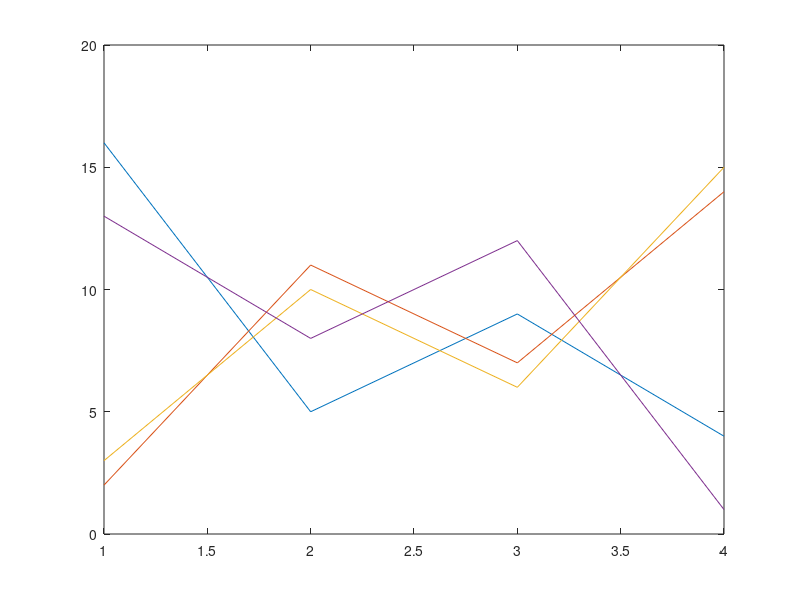
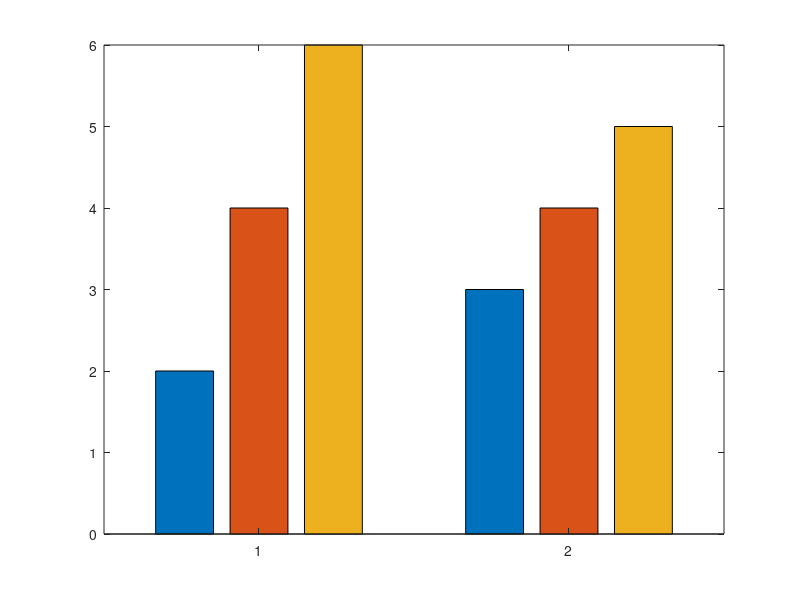
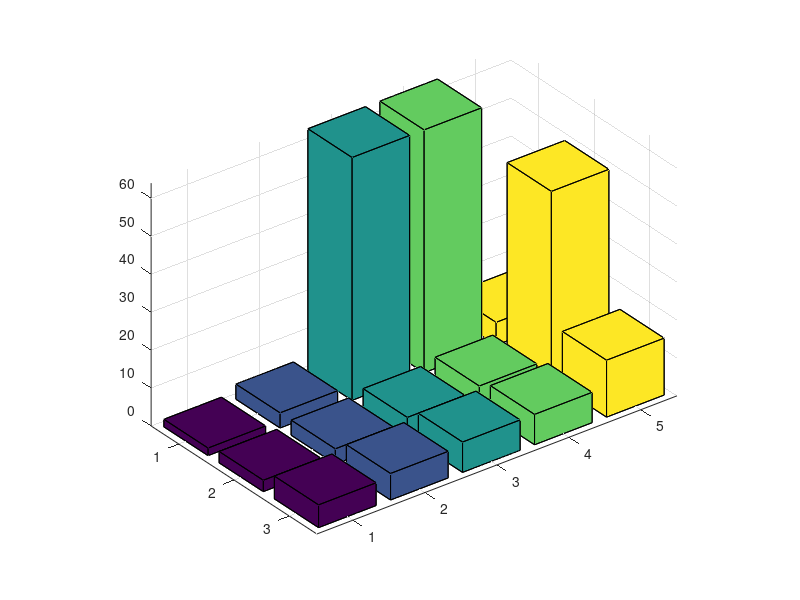
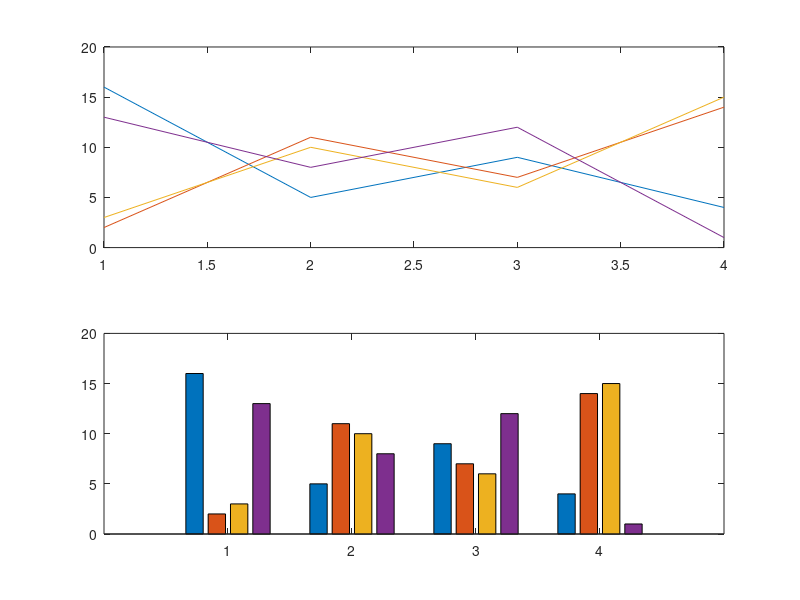

MATLAB code to generate these figures, in order:
% test for GUI
close all;clc
Y = magic(4);
figure
plot(Y);
figure
y = [2 4 6; 3 4 5];
b = bar(y);

figure
b = bar3([2 4 64 64 6; 3 4 5 6 50;6 7 8 8 15]);

figure
subplot(211)
Y = plot(magic(4));
subplot(212)
bar(magic(4));

figure
subplot(221)
b = bar([2 4 6 5 6; 3 4 5 6 5;6 7 8 8 7]);
subplot(222)
pie([1 2 3 4]);
subplot(223)
plot([1 2 3 4;4 5 7 1]);
subplot(224)
b = bar([2 4 6 6 6; 3 4 5 6 5;6 7 8 8 1]);


